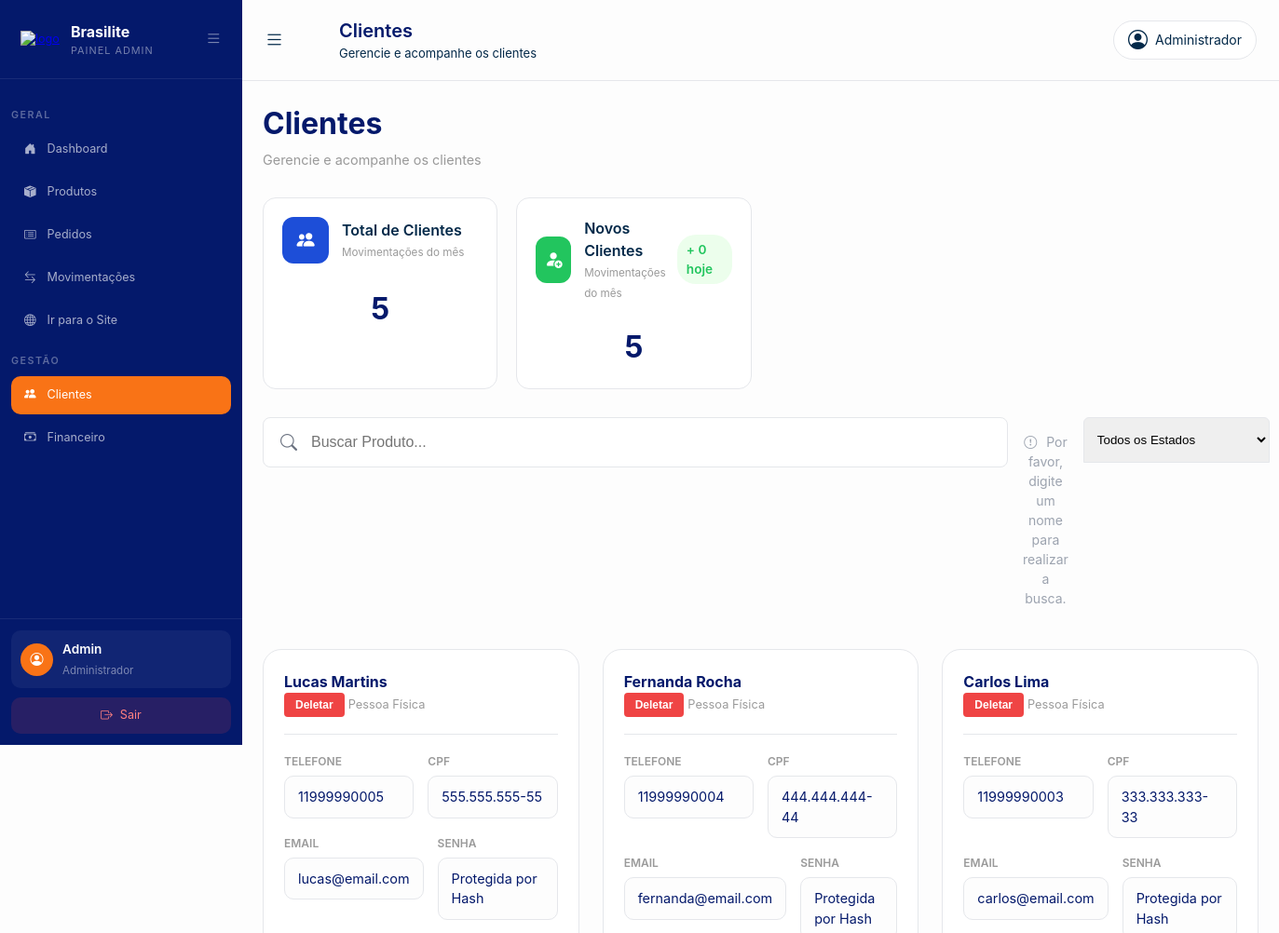
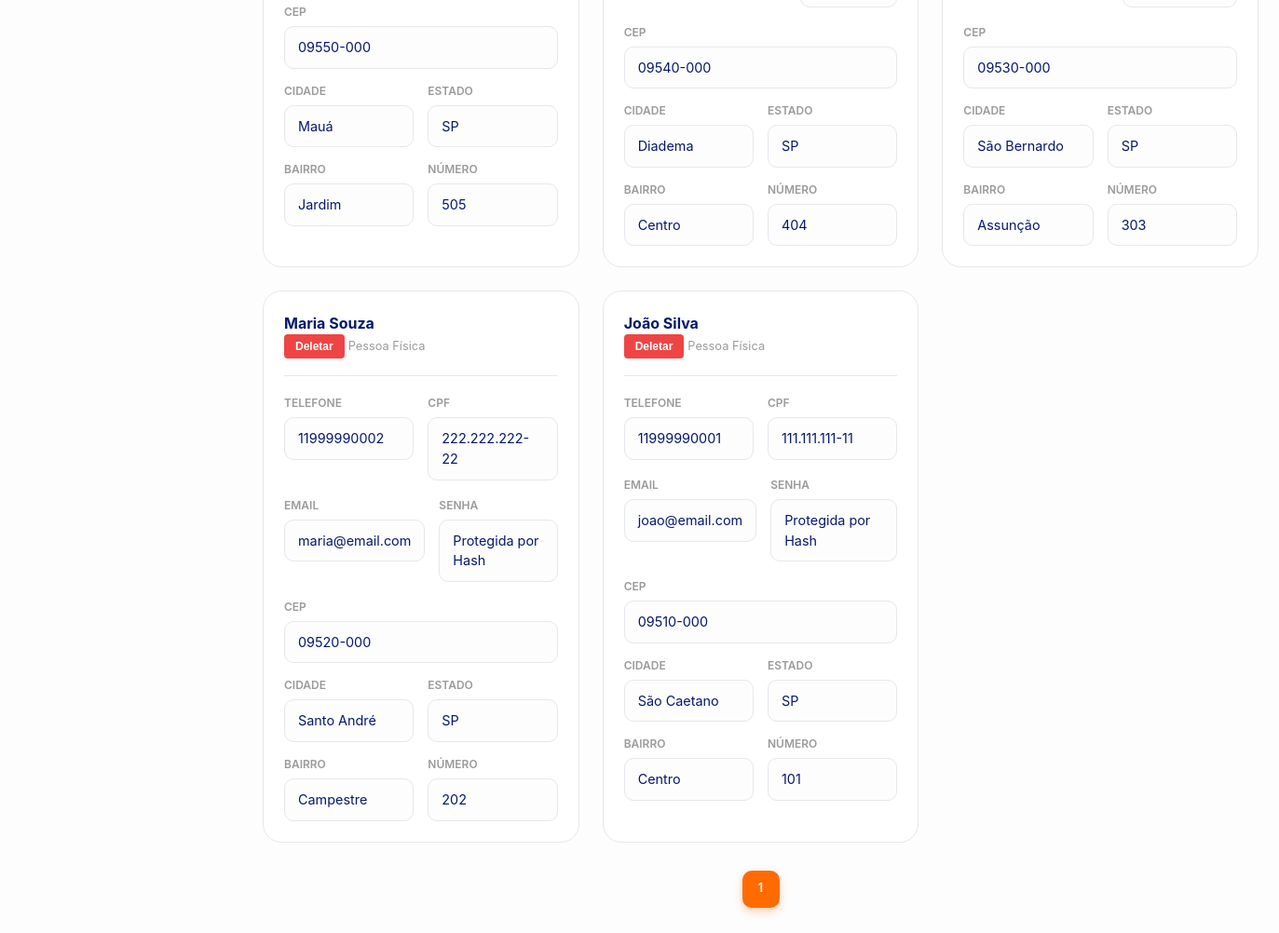
Page /Dashboard/clientes.php on the earlier database version (2 pictures, top to bottom).
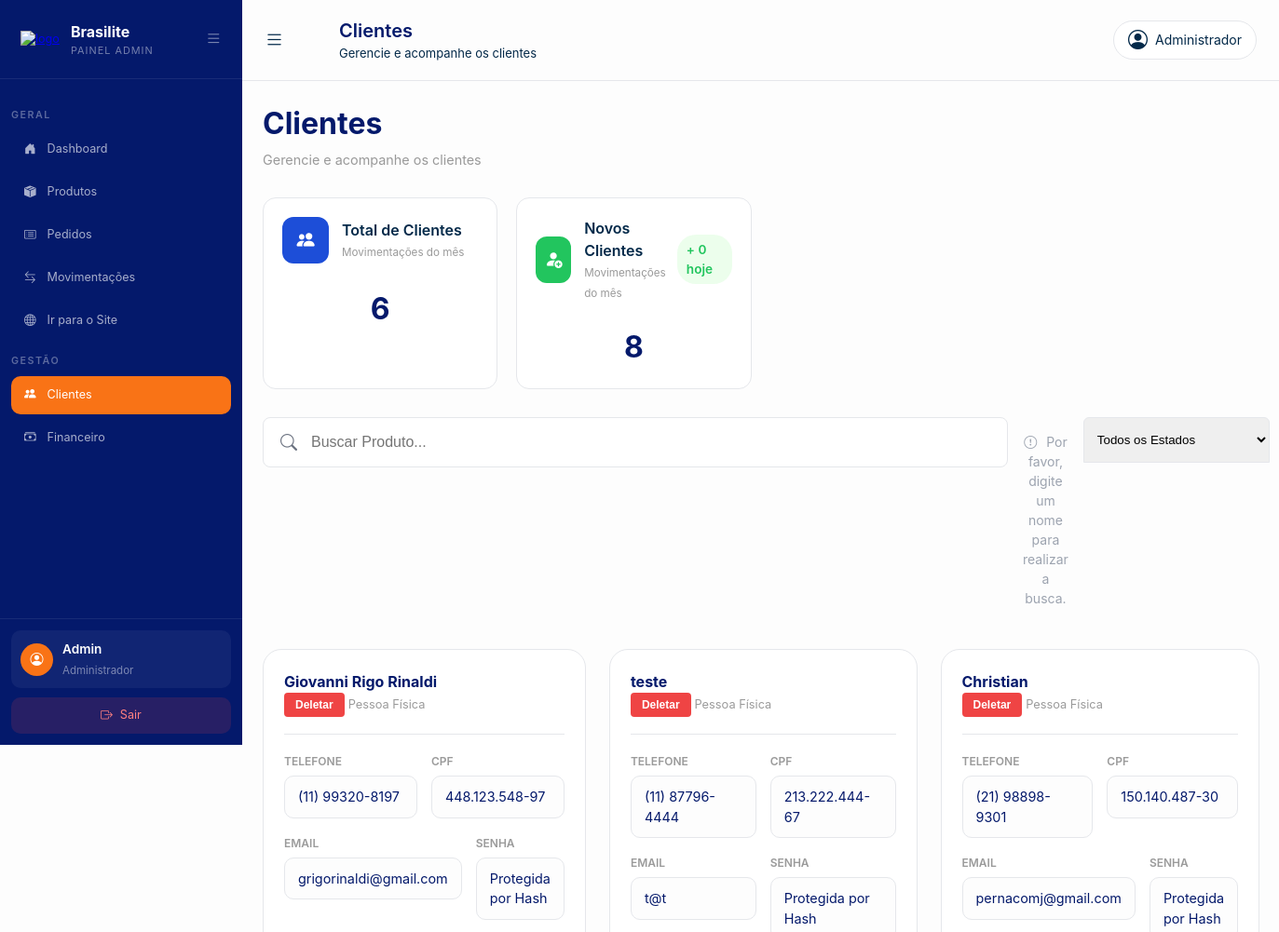
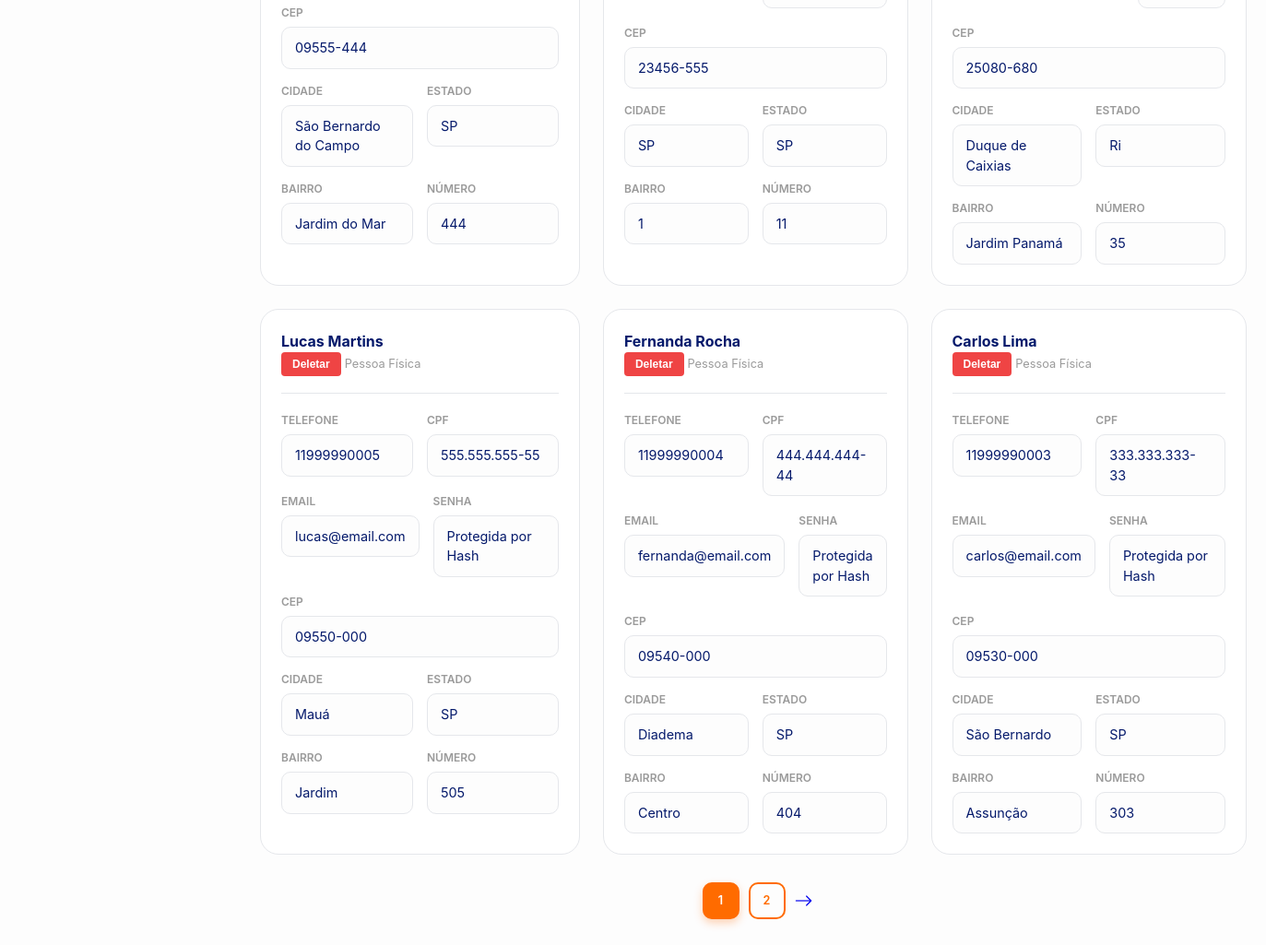
Same page on the later database version (2 pictures, top to bottom).
### tables this page shows
CREATE TABLE `usuario` (
  `id_usuario` int(11) NOT NULL,
  `nome` varchar(150) NOT NULL,
  `email` varchar(100) NOT NULL,
  `senha` varchar(255) NOT NULL,
  `perfil_usuario` enum('cliente','admin') NOT NULL DEFAULT 'cliente',
  `cpf` varchar(14) NOT NULL,
  `telefone` varchar(20) DEFAULT NULL,
  `cep` varchar(9) DEFAULT NULL,
  `estado` char(2) DEFAULT NULL,
  `cidade` varchar(100) DEFAULT NULL,
  `bairro` varchar(100) DEFAULT NULL,
  `numero` varchar(20) DEFAULT NULL,
  `data_cadastro` date NOT NULL DEFAULT current_timestamp()
);

### Dashboard/clientes.php (the view, shortened to what the changed rows need)
<?php
require_once '../Crud/crud.php';
$estadoFiltro = isset($_GET['estado']) ? trim($_GET['estado']) : '';
$busca        = $_GET['busca'] ?? '';
$busca        = trim($busca);
$id_filtrado = !empty($_GET['id_filtrado']) ? (int)$_GET['id_filtrado'] : null;
$limite      = 6;
$paginaAtual = isset($_GET['pagina']) ? (int)$_GET['pagina'] : 1;
$where = "WHERE 1=1";
$totalRegistros = $pdo->query("
    SELECT COUNT(*) AS total
    FROM usuario
    $where
")->fetch(PDO::FETCH_ASSOC)['total'];
$totalPaginas = max(1, ceil($totalRegistros / $limite));
$offset = ($paginaAtual - 1) * $limite;
$cadastrados = $pdo->query("
    SELECT *
    FROM usuario
    $where
    ORDER BY id_usuario DESC
    LIMIT $limite OFFSET $offset
")->fetchAll(PDO::FETCH_ASSOC);
$novos_mes = $pdo->query("
    SELECT COUNT(*) AS total
    FROM usuario
    WHERE data_cadastro >= NOW() - INTERVAL 1 MONTH
")->fetch(PDO::FETCH_ASSOC)['total'];
$queryBase = http_build_query([
    'busca'       => $busca,
    'id_filtrado' => $id_filtrado,
    'estado'      => $estadoFiltro
]);
?>
<!DOCTYPE html>
<html lang="pt-br">
<head>
    <link rel="stylesheet" href="css/global.css">
    <link rel="stylesheet" href="css/sidebar.css">
    <link rel="stylesheet" href="css/clientes.css?v=3">
    <link rel="stylesheet" href="https://cdn.jsdelivr.net/npm/bootstrap-icons@1.11.3/font/bootstrap-icons.min.css">
</head>
<body>
    <?php
    require_once("../partials/sidebar.php");
    ?>
    <div class="content">
        <header class="topbar">
            <div class="topbar-left">
                <div class="header-left">
                    <h1>Clientes</h1>
                </div>
            </div>
        </header>
        <main>
            <div class="container-pagina">
                <div class="tabela-header">
                    <div>
                        <h1>Clientes</h1>
                    </div>
                </div>
                <div class="kpi-grid">
                    <div class="kpi-card">
                        <div class="kpi-header">
                            <div class="kpi-left">
                            </div>
                        </div>
                        <div class="kpi-valor"><?= count($cadastrados) ?></div>
                    </div>
                    <div class="kpi-card">
                        <div class="kpi-header">
                            <div class="kpi-left">
                            </div>
                            <span class="kpi-extra negativo">
                            </span>
                        </div>
                        <div class="kpi-valor"><?= $novos_mes; ?></div>
                    </div>
                </div>
                <div class="grid-clientes" style="margin-top: 2em;">
                    <?php foreach ($cadastrados as $usuario) {
                    ?>
                        <div class="card-cliente">
                            <div class="perfil">
                                <div class="nome">
                                    <p><?= ($usuario['nome'] != 'NULL') ? htmlspecialchars($usuario['nome']) : 'NULL';  ?></p>
                                    <form method="POST" action="clientes.php" onsubmit="return confirm('Tem certeza que deseja excluir este usuário?');" style="display: inline;">
                                        <button type="submit" style="background-color: #ef4444; color: white; border: none; padding: 6px 12px; border-radius: 4px; cursor: pointer; font-weight: bold; font-size: 12px;">
                                            Deletar
                                        </button>
                                    </form>
                                    <span>Pessoa Física</span>
                                </div>
                            </div>
                            <div class="info-geral">
                                <div class="info">
                                    <div class="fone">
                                        <label>Telefone</label>
                                        <p><?= htmlspecialchars($usuario['telefone']); ?></p>
                                    </div>
                                    <div class="cpf">
                                        <label>CPF</label>
                                        <p><?= htmlspecialchars($usuario['cpf']); ?></p>
                                    </div>
                                </div>
                                <div class="cadastrado">
                                    <div class="email">
                                        <label>Email</label>
                                        <p><?= htmlspecialchars($usuario['email']); ?></p>
                                    </div>
                                    <div class="senha">
                                        <label>Senha</label>
                                        <p>Protegida por Hash</p>
                                    </div>
                                </div>
                                <div class="localizacao">
                                    <div class="cep">
                                        <label>CEP</label>
                                        <p><?= htmlspecialchars($usuario['cep']); ?></p>
                                    </div>
                                    <div class="cid-est">
                                        <div class="cidade">
                                            <label>Cidade</label>
                                            <p><?= htmlspecialchars($usuario['cidade']); ?></p>
                                        </div>
                                        <div class="estado">
                                            <label>Estado</label>
                                            <p><?= htmlspecialchars($usuario['estado']); ?></p>
                                        </div>
                                    </div>
                                    <div class="complemento">
                                        <div class="bairro">
                                            <label>Bairro</label>
                                            <p><?php $bairro_limpo = trim($usuario['bairro']);
                                                $bairro_minusculo = strtolower($bairro_limpo);
                                                echo (empty($bairro_limpo) || $bairro_minusculo === 'null' || strlen($bairro_limpo) === 0 ? 'Não informado' : htmlspecialchars($bairro_limpo)); ?></p>
                                        </div>
                                        <div class="numero">
                                            <label>Número</label>
                                            <p><?= htmlspecialchars($usuario['numero']); ?></p>
                                        </div>
                                    </div>
                                </div>
                            </div>
                        </div>
                    <?php
                    }
                    ?>
                </div>
                <div class="paginacao">
                    <div class="box-num">
                        <?php for ($i = 1; $i <= $totalPaginas; $i++): ?>
                            <a href="?pagina=<?= $i ?>&<?= $queryBase ?>" class="<?php echo $i == $paginaAtual ? 'ativo' : ''; ?>">
                                <?php echo $i; ?>
                            </a>
                        <?php endfor; ?>
                    </div>
                    <div class="seta">
                        <?php if ($paginaAtual < $totalPaginas): ?>
                            <a class="seta" href="?pagina=<?= $paginaAtual + 1 ?>&<?= $queryBase ?>">
                                <i class="bi bi-arrow-right"></i>
                            </a>
                        <?php endif; ?>
                    </div>
                </div>
            </div>
        </main>
    </div>
</body>
</html>

Differences in the rows shown:
no longer on this page (row unchanged): usuario: nome "Maria Souza", telefone "11999990002", cpf "222.222.222-22", email "maria@email.com", cep "09520-000", cidade "Santo André", estado "SP", bairro "Campestre", numero "202"
no longer on this page (row unchanged): usuario: nome "João Silva", telefone "11999990001", cpf "111.111.111-11", email "joao@email.com", cep "09510-000", cidade "São Caetano", estado "SP", bairro "Centro", numero "101"
added usuario: nome "Giovanni Rigo Rinaldi", telefone "(11) 99320-8197", cpf "448.123.548-97", email "grigorinaldi@gmail.com", cep "09555-444", cidade "São Bernardo do Campo", estado "SP", bairro "Jardim do Mar", numero "444"
added usuario: nome "teste", telefone "(11) 87796-4444", cpf "213.222.444-67", email "t@t", cep "23456-555", cidade "SP", estado "SP", bairro "1", numero "11"
added usuario: nome "Christian", telefone "(21) 98898-9301", cpf "150.140.487-30", email "pernacomj@gmail.com", cep "25080-680", cidade "Duque de Caixias", estado "Ri", bairro "Jardim Panamá", numero "35"
Other differences:
count($cadastrados): "5" → "6"
$novos_mes: "5" → "8"
new list line: "2"
